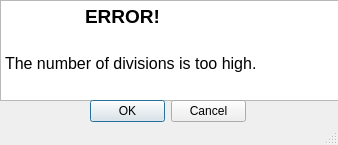
<?xml version="1.0" encoding="UTF-8"?>
<ui version="4.0">
 <class>MainWindow</class>
 <widget class="QMainWindow" name="MainWindow">
  <property name="geometry">
   <rect>
    <x>0</x>
    <y>0</y>
    <width>338</width>
    <height>145</height>
   </rect>
  </property>
  <property name="windowTitle">
   <string>MainWindow</string>
  </property>
  <widget class="QWidget" name="centralwidget">
   <widget class="QTextEdit" name="textEdit">
    <property name="geometry">
     <rect>
      <x>0</x>
      <y>0</y>
      <width>341</width>
      <height>101</height>
     </rect>
    </property>
    <property name="html">
     <string>&lt;!DOCTYPE HTML PUBLIC &quot;-//W3C//DTD HTML 4.0//EN&quot; &quot;http://www.w3.org/TR/REC-html40/strict.dtd&quot;&gt;
&lt;html&gt;&lt;head&gt;&lt;meta name=&quot;qrichtext&quot; content=&quot;1&quot; /&gt;&lt;style type=&quot;text/css&quot;&gt;
p, li { white-space: pre-wrap; }
&lt;/style&gt;&lt;/head&gt;&lt;body style=&quot; font-family:'MS Shell Dlg 2'; font-size:8.25pt; font-weight:400; font-style:normal;&quot;&gt;
&lt;p style=&quot; margin-top:0px; margin-bottom:0px; margin-left:0px; margin-right:0px; -qt-block-indent:0; text-indent:0px;&quot;&gt;&lt;span style=&quot; font-weight:600;&quot;&gt; 	&lt;/span&gt;&lt;span style=&quot; font-size:14pt; font-weight:600;&quot;&gt;ERROR! &lt;/span&gt;&lt;/p&gt;
&lt;p style=&quot;-qt-paragraph-type:empty; margin-top:0px; margin-bottom:0px; margin-left:0px; margin-right:0px; -qt-block-indent:0; text-indent:0px; font-weight:600;&quot;&gt;&lt;br /&gt;&lt;/p&gt;
&lt;p style=&quot;-qt-paragraph-type:empty; margin-top:0px; margin-bottom:0px; margin-left:0px; margin-right:0px; -qt-block-indent:0; text-indent:0px; font-weight:600;&quot;&gt;&lt;br /&gt;&lt;/p&gt;
&lt;p style=&quot; margin-top:0px; margin-bottom:0px; margin-left:0px; margin-right:0px; -qt-block-indent:0; text-indent:0px;&quot;&gt;&lt;span style=&quot; font-size:12pt;&quot;&gt;The number of divisions is too high. &lt;/span&gt;&lt;/p&gt;&lt;/body&gt;&lt;/html&gt;</string>
    </property>
   </widget>
   <widget class="QDialogButtonBox" name="buttonBox">
    <property name="geometry">
     <rect>
      <x>90</x>
      <y>100</y>
      <width>156</width>
      <height>23</height>
     </rect>
    </property>
    <property name="standardButtons">
     <set>QDialogButtonBox::Cancel|QDialogButtonBox::Ok</set>
    </property>
   </widget>
  </widget>
  <widget class="QStatusBar" name="statusbar"/>
 </widget>
 <resources/>
 <connections/>
</ui>
